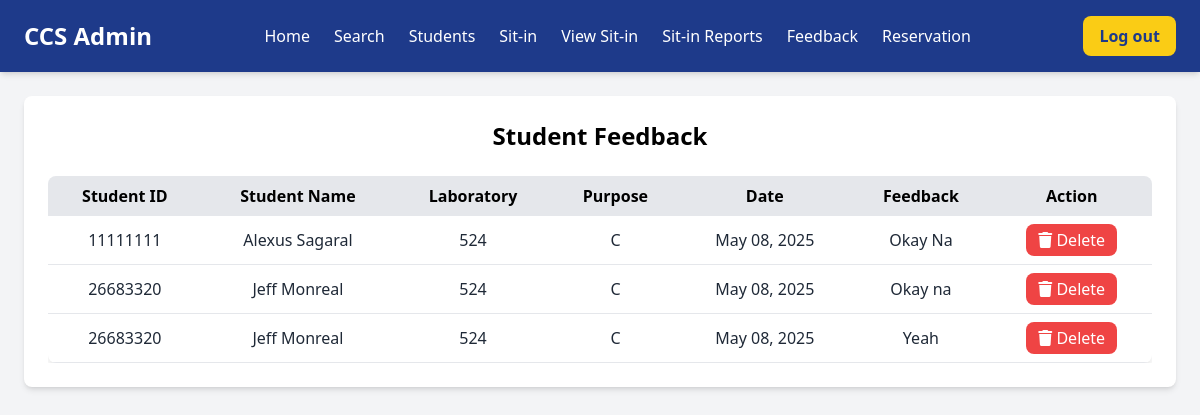
The app's page /feedback-reports.php (signed in) with its own data.
### tables this page shows
CREATE TABLE `feedback` (
  `id` int(11) NOT NULL,
  `session_id` int(11) DEFAULT NULL,
  `user_id` int(11) NOT NULL,
  `rating` int(11) DEFAULT NULL,
  `comments` text DEFAULT NULL,
  `created_at` timestamp NOT NULL DEFAULT current_timestamp()
);

CREATE TABLE `users` (
  `ID` int(11) NOT NULL,
  `ID_NUMBER` int(11) NOT NULL,
  `LASTNAME` varchar(50) NOT NULL,
  `FIRSTNAME` varchar(50) NOT NULL,
  `MIDDLENAME` varchar(50) DEFAULT NULL,
  `COURSE` varchar(100) DEFAULT NULL,
  `YEAR` int(11) DEFAULT NULL,
  `USERNAME` varchar(50) NOT NULL,
  `PASSWORD` varchar(100) NOT NULL,
  `EMAIL` varchar(100) NOT NULL,
  `ADDRESS` varchar(30) DEFAULT NULL,
  `SESSION` int(11) DEFAULT 30,
  `IMAGE` varchar(100) DEFAULT NULL,
  `CREATED_AT` timestamp NOT NULL DEFAULT current_timestamp(),
  `user_type` enum('student','admin') NOT NULL DEFAULT 'student',
  `POINTS` int(11) DEFAULT 0
);

CREATE TABLE `sit_in_sessions` (
  `id` int(11) NOT NULL,
  `student_id` int(11) NOT NULL,
  `lab_room` varchar(50) NOT NULL,
  `purpose` varchar(100) NOT NULL,
  `start_time` datetime NOT NULL,
  `end_time` datetime DEFAULT NULL,
  `status` enum('active','completed') DEFAULT 'active',
  `created_at` timestamp NOT NULL DEFAULT current_timestamp()
);

### feedback-reports.php (the view, shortened to what this page needs)
<?php
$host = 'localhost';
$username = 'root';
$password = '';
$dbname = 'ccs-sit-in';
$conn = new mysqli($host, $username, $password, $dbname);
$feedbacks = $conn->query("
    SELECT f.id, f.comments, f.created_at, s.lab_room, s.purpose, s.start_time,
           u.ID_NUMBER, u.FIRSTNAME, u.LASTNAME
    FROM feedback f
    JOIN sit_in_sessions s ON f.session_id = s.id
    JOIN users u ON s.student_id = u.ID_NUMBER
    ORDER BY f.created_at DESC
");
?>
<!DOCTYPE html>
<html lang="en">
<head>
    <script src="https://cdn.tailwindcss.com"></script>
    <link href="https://cdnjs.cloudflare.com/ajax/libs/font-awesome/6.0.0-beta3/css/all.min.css" rel="stylesheet">
</head>
<body class="bg-gray-100 min-h-screen">
    <?php include 'admin-nav.php'; ?>
    <div class="max-w-7xl mx-auto p-6">
        <div class="bg-white rounded-lg shadow-md p-6">
            <h2 class="text-2xl font-bold text-center mb-6">Student Feedback</h2>
            <div class="overflow-x-auto">
                <table class="min-w-full table-auto bg-white shadow-lg rounded-lg overflow-hidden">
                    <thead class="bg-gray-200">
                        <tr>
                            <th class="px-4 py-2">Student ID</th>
                            <th class="px-4 py-2">Student Name</th>
                            <th class="px-4 py-2">Laboratory</th>
                            <th class="px-4 py-2">Purpose</th>
                            <th class="px-4 py-2">Date</th>
                            <th class="px-4 py-2">Feedback</th>
                            <th class="px-4 py-2">Action</th>
                        </tr>
                    </thead>
                    <tbody>
                        <?php while ($feedback = $feedbacks->fetch_assoc()): ?>
                            <tr class="border-b hover:bg-gray-50">
                                <td class="px-4 py-2 text-gray-800 text-center"><?php echo htmlspecialchars($feedback['ID_NUMBER']); ?></td>
                                <td class="px-4 py-2 text-gray-800 text-center"><?php echo htmlspecialchars($feedback['FIRSTNAME'] . ' ' . $feedback['LASTNAME']); ?></td>
                                <td class="px-4 py-2 text-gray-800 text-center"><?php echo htmlspecialchars($feedback['lab_room']); ?></td>
                                <td class="px-4 py-2 text-gray-800 text-center"><?php echo htmlspecialchars($feedback['purpose']); ?></td>
                                <td class="px-4 py-2 text-gray-800 text-center"><?php echo date('M d, Y', strtotime($feedback['created_at'])); ?></td>
                                <td class="px-4 py-2 text-gray-800 text-center truncate max-w-xs" title="<?php echo htmlspecialchars($feedback['comments']); ?>"><?php echo nl2br(htmlspecialchars(preg_replace("/\r\n|\r|\n/", " ", $feedback['comments']))); ?></td>
                                <td class="px-4 py-2 text-center">
                                    <form method="POST">
                                        <button type="submit" class="bg-red-500 text-white px-3 py-1 rounded-lg hover:bg-red-700 transition">
                                            <i class="fas fa-trash"></i> Delete
                                        </button>
                                    </form>
                                </td>
                            </tr>
                        <?php endwhile; ?>
                    </tbody>
                </table>
            </div>
        </div>
    </div>
</body>
</html>

### feedback-reports.php (style rules this page uses)
.truncate { overflow: hidden; text-overflow: ellipsis; white-space: nowrap; }

### records on screen
feedback: user.ID_NUMBER "11111111", user.LASTNAME "Alexus Sagaral", session.lab_room "524", session.purpose "C", created_at "May 08, 2025", comments "Okay Na"
feedback: user.ID_NUMBER "26683320", user.LASTNAME "Jeff Monreal", session.lab_room "524", session.purpose "C", created_at "May 08, 2025", comments "Okay na"
feedback: user.ID_NUMBER "26683320", user.LASTNAME "Jeff Monreal", session.lab_room "524", session.purpose "C", created_at "May 08, 2025", comments "Yeah"
